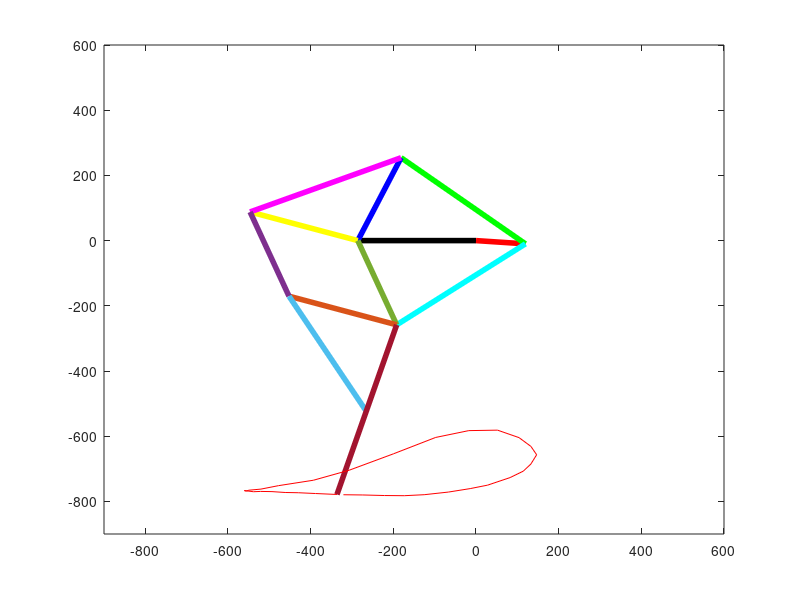

Source code (MATLAB):
close all               %Clsoes windows
clear all               %Clears all variables
clc                     %Clear command window

%Declare variable
crank_r = 120;%120 Red
link_1 = 400;%400 Green
link_2 = 400;%400 Pink
link_3 = 275;%275 Purple
link_4 = 400;%400 Light-Blue
link_6 = 400;%400 Cyan
link_7 = 275;%275 Orange
link_8 = 275;%275 Dark-Green
link_9 = 275;%275 Dark-Blue
link_10 = 275;%275 Yellow
link_11 = 540;%540 Bordo
crank_x = 0;
crank_y = 0;
pin_x = crank_x - (286);%286 Black
pin_y = crank_y;
link_5 = 275;%275 Bordo geometry


node_1_x = pin_x;
node_1_y = 5;

link_9_t = 0;

link_10_t = pi;
link_11_t = pi;

node_2_x = pin_x - link_9;
node_2_y = pin_y;

link_8_t = 3/4*pi;

node_3_x = pin_x;
node_3_y = pin_y - link_8;

link_7_t = pi;

node_4_x = pin_x - link_7;
node_4_y = pin_y - link_3;

link_5_t = 3/4*pi;

node_5_y = pin_y - link_8 - link_5;
node_5_x = pin_x;

node_6_y = node_5_y;
node_6_x = node_5_x;


%Animation

ii=0;

x = [];
y = [];

for t=0:0.2:2*pi %%rotation link

    ii = ii + 1;

    node_0_x = crank_x + crank_r*cos(t);
    node_0_y = crank_y + crank_r*sin(t);

    
    %
    % NODE 1
    %

    dist = 10000000;
    
    for link_9_t=0:0.02:pi
        node_1_x = pin_x + link_9*cos(link_9_t);
        node_1_y = pin_y + link_9*sin(link_9_t);

        dist_tmp = sqrt((node_0_x-node_1_x)^2+(node_0_y-node_1_y)^2);

        diff = abs(dist_tmp - link_1);

        if (diff < dist)
            dist = diff;
            theta = link_9_t;
        end
    end
    
    link_9_t = theta;
    
    node_1_x = pin_x + link_9*cos(link_9_t);
    node_1_y = pin_y + link_9*sin(link_9_t);
    
    
    %
    % NODE 2
    %
    
    dist = 10000000;
    
    for link_10_t=.75*pi:0.02:1.5*pi
        node_2_x = pin_x + link_10*cos(link_10_t);
        node_2_y = pin_y + link_10*sin(link_10_t);
    
        dist_tmp = sqrt((node_2_x-node_1_x)^2+(node_2_y-node_1_y)^2);
        
        diff = abs(dist_tmp - link_2);
        
        if (diff < dist)
            dist = diff;
            theta = link_10_t;
        end
    end
    
    link_10_t = theta;
    
    node_2_x = pin_x + link_10*cos(link_10_t);
    node_2_y = pin_y + link_10*sin(link_10_t);
    
    %
    % NODE 3
    %
    
     dist = 10000000;
    
    for link_8_t=pi:0.02:2*pi
        node_3_x = pin_x + link_8*cos(link_8_t);
        node_3_y = pin_y + link_8*sin(link_8_t);
    
        dist_tmp = sqrt((node_0_x-node_3_x)^2+(node_0_y-node_3_y)^2);
        
        diff = abs(dist_tmp - link_6);
        
        if (diff < dist)
            dist = diff;
            theta = link_8_t;
        end
    end
    
    link_8_t = theta;
    
    node_3_x = pin_x + link_8*cos(link_8_t);
    node_3_y = pin_y + link_8*sin(link_8_t);
    
    %
    % NODE 4
    %
    
    dist = 10000000;
    
    for link_7_t=.75*pi:0.02:1.5*pi
        node_4_x = node_3_x + link_7*cos(link_7_t);
        node_4_y = node_3_y + link_7*sin(link_7_t);
    
        dist_tmp = sqrt((node_4_x-node_2_x)^2+(node_4_y-node_2_y)^2);
        
        diff = abs(dist_tmp - link_3);
        
        if (diff < dist)
            dist = diff;
            theta = link_7_t;
        end
    end
    
    link_7_t = theta;
    
    node_4_x = node_3_x + link_7*cos(link_7_t);
    node_4_y = node_3_y + link_7*sin(link_7_t);
    
    
    %
    % NODE 5
    %
    
    dist = 10000000;
    
    for link_5_t=pi:0.02:2*pi
        node_5_x = node_3_x + link_5*cos(link_5_t);
        node_5_y = node_3_y + link_5*sin(link_5_t);
    
        dist_tmp = sqrt((node_4_x-node_5_x)^2+(node_4_y-node_5_y)^2);
       
        diff = abs(dist_tmp - link_4);
      
        if (diff < dist)
            dist = diff;
            theta = link_5_t;
        end
    end

    link_5_t = theta;

    node_5_x = node_3_x + link_5*cos(link_5_t);
    node_5_y = node_3_y + link_5*sin(link_5_t);

    node_6_x = node_3_x + link_11*cos(link_5_t);
    node_6_y = node_3_y + link_11*sin(link_5_t);

    x(end+1) = node_3_x + link_11*cos(link_5_t);
    y(end+1) = node_6_y;

    %
    % DRAW
    %

    plot([crank_x pin_x], [crank_y pin_y],'k','linewidth',4); hold on       % crank to pin
    plot([crank_x node_0_x], [crank_y node_0_y],'r','linewidth',4); hold on     % crank

    plot([node_0_x node_1_x], [node_0_y node_1_y],'g','linewidth',4);           % link_1
    plot([pin_x node_1_x], [pin_y node_1_y],'b','linewidth',4);                 % link_9

    plot([pin_x node_2_x], [pin_y node_2_y],'y','linewidth', 4);                % link_10
    plot([node_1_x node_2_x], [node_1_y node_2_y],'m','linewidth', 4);          % link_2

    plot([node_0_x node_3_x], [node_0_y node_3_y],'c','linewidth',4);           % link_6
    plot([pin_x node_3_x], [pin_y node_3_y],'Color',[0.4660 0.6740 0.1880],'linewidth',4);                 % link_8

    plot([node_3_x node_4_x], [node_3_y node_4_y],'Color',[0.8500 0.3250 0.0980],'linewidth', 4);          % link_7
    plot([node_2_x node_4_x], [node_2_y node_4_y],'Color',[0.4940 0.1840 0.5560],'linewidth', 4);          % link_3

    plot([node_4_x node_5_x], [node_4_y node_5_y],'Color',[0.3010 0.7450 0.9330],'linewidth', 4);          % link_4

    plot([node_3_x node_6_x], [node_3_y node_6_y],'Color',[0.6350 0.0780 0.1840],'linewidth', 4);          % link_5

    plot(x,y,'r');

    hold off            %So next plot will erase the current plot
    axis([-900 600 -900 600]);
    pause(0.05)          
end